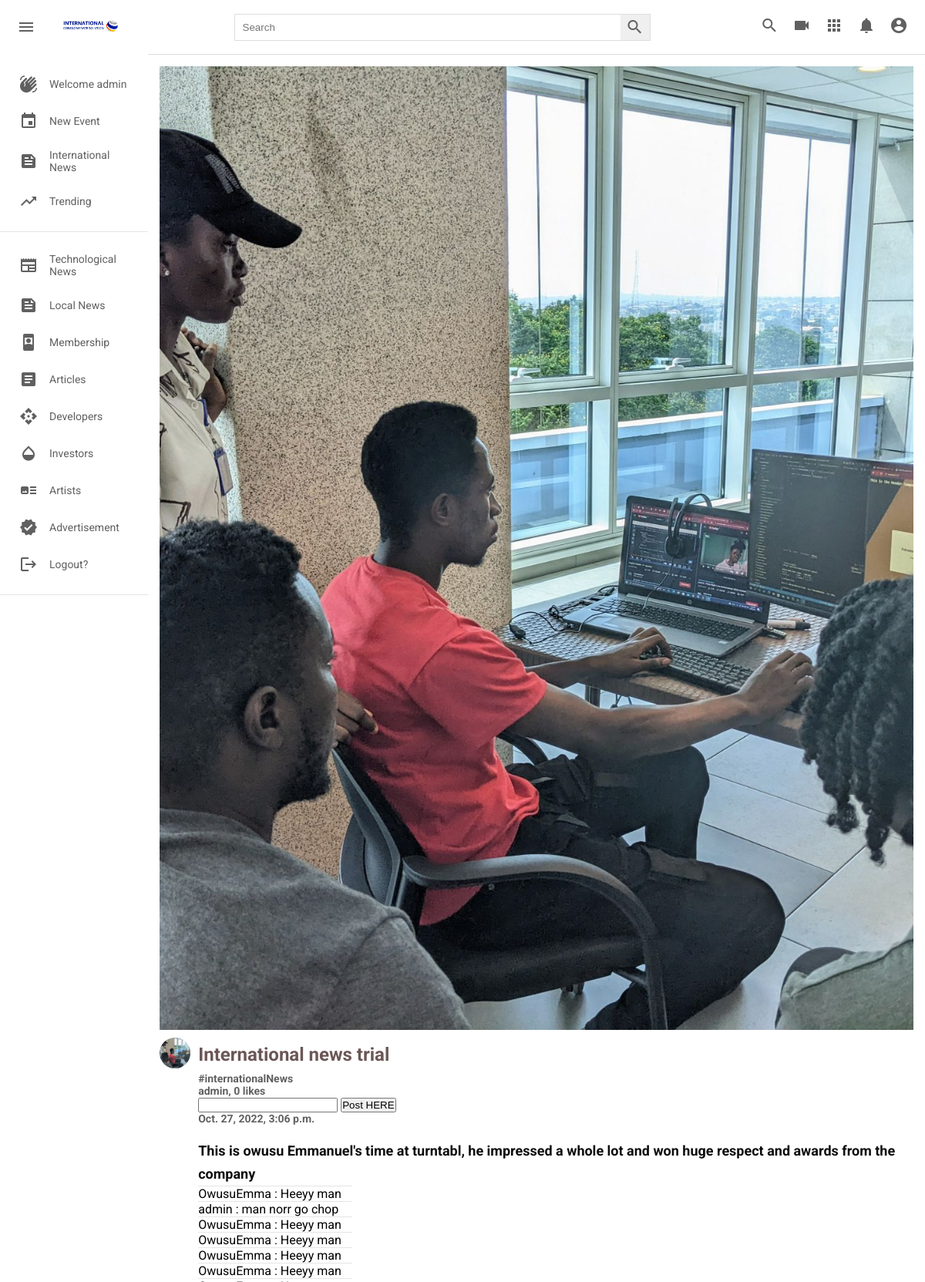
The app's page /internationalnewsDetail/1/ (signed in) with its own data.
### post/models.py (models this page shows, shortened)
class InternationalNews(models.Model):
    title = models.CharField(max_length=500, verbose_name="title", blank=True)
    picture = models.ImageField(upload_to=user_directory_path, verbose_name="Picture", null=True)
    caption = models.CharField(max_length=500000, verbose_name="Caption")
    posted = models.DateTimeField(auto_now_add=True)
    tag = models.ManyToManyField(Tag, related_name="internationalNews")
    user = models.ForeignKey(User, on_delete=models.CASCADE)
    likes = models.IntegerField(default=0)

class Tag(models.Model):
    title = models.CharField(max_length=100, verbose_name='tag')
    slug = models.SlugField(null=False, unique=True, default=uuid.uuid1)
    class Meta:
        verbose_name = 'Tag'
        verbose_name_plural = 'Tags'
    def __str__(self):
        return self.title

class InternationalNewsComment(models.Model):
    post = models.ForeignKey(InternationalNews, on_delete=models.CASCADE)
    user = models.ForeignKey(User, on_delete=models.CASCADE)
    body = models.TextField()
    date = models.DateTimeField(auto_now_add=True)

### post/views.py (the view)
# urls.py: path('internationalnewsDetail/<int:id>/', views.InternationNewsDetailedPage, name="internationalnewsDetail"),
def InternationNewsDetailedPage(request, id):
    if request.method == 'POST':
        post = InternationalNews.objects.get(id=id)
        body = request.POST.get("body")
        commment = InternationalNewsComment.objects.create(post=post, user=request.user, body=body)
        print(commment.body)
    detailed_page = InternationalNews.objects.get(pk=id)
    comments = InternationalNewsComment.objects.filter(post=detailed_page).order_by('-date')
    form = InternationalNewsCommentForm()
    context = {
        'detailed_page':detailed_page,
        'form':form,
        'comments': comments,
    }
    return render(request, 'int_detail_page.html', context)

### post/forms.py
class InternationalNewsCommentForm(forms.ModelForm):
    body = forms.CharField(widget=forms.TimeInput(attrs={'class':'input', 'placeholder':'Enter Comment'}),required=False)
    class Meta:
        model = InternationalNewsComment
        fields = ['body', 'user', 'post']

### templates/int_detail_page.html (shortened to what this page needs)
{% extends 'base.html' %}
{% load static %}
   {% block content %}
     <div class="detailPage_videos">
        <div class="detailPage_videos__container">
            <div class="detailPage_video">
                <div class="detailPage_video__thumbnail">
                <img src="{{ detailed_page.picture.url }}" alt="" />
                </div>
                <div class="video__details">
                    <div class="detailPage_author">
                        <img
                        src="{{ detailed_page.picture.url }}"
                        alt=""
                        />
                    </div>
                    <div class="detailPage_title">
                        <h3> <a href=""> {{ detailed_page.title }}</a></h3>
                        <h2><b>{% for tag in detailed_page.tag.all%}<a href="{{tag.get_absolute_url}}"> #{{tag}} </a><br>{% endfor %}</b></h2>
                        <h2><b><a href=""> {{detailed_page.user.username}}, {{detailed_page.likes}} likes </a></b></h2>
                        <form method="POST">
                          <input type="text" required name="body"/>
                          <button type="submit">Post HERE</button>
                        <h2> <b> <a href="">{{detailed_page.posted}}</a> </b></h2><br>
                        <h4> <a href=""> {{ detailed_page.caption }}</a></h4>
                        {% for comment in comments %}
                        <hr style="width:200px;">
                        {{comment.user.username}} : {{comment.body}}
                        {% endfor %}
                    </div>
                </div>
            </div>
        </div>
      </div>
    </div>
   {% endblock content %}

### templates/base.html (shortened to what this page needs)
{% load static %}
<html lang="en">
  <head>
    <link rel="stylesheet" href={% static 'styles.css'%} />
  </head>
  <body>
    {% if user.is_authenticated %}
    <div class="header">
      <div class="header__left">
        <i id="menu" class="material-icons">menu</i>
        <img
          src={% static 'images/mainlogo.jpg'%}
          alt=""
        />
      </div>
      <div class="header__search">
        <form action="">
          <input type="text" placeholder="Search" />
          <button><i class="material-icons">search</i></button>
        </form>
      </div>
      <div class="header__icons">
        <i class="material-icons display-this">search</i>
        <i class="material-icons">videocam</i>
        <i class="material-icons">apps</i>
        <i class="material-icons">notifications</i>
        <a href="{% url 'profile' request.user.username %}"
        class="nav-item nav-link {% if request.user.username in request.path %}active{% endif %}">
        <i class="material-icons display-this">account_circle</i>
        </a>
      </div>
    </div>
    <div class="mainBody">
      <div class="sidebar">
        <div class="sidebar__categories">
          <div class="sidebar__category">
            <i class="material-icons">waving_hand</i>
            <span>Welcome {{ user.username }}</span>
          </div>
          <div class="sidebar__category">
            <i class="material-icons">event</i>
            <span><a style="text-decoration:none; color: rgb(96, 96, 96);" href="{% url 'newevent' %}">New Event</a></span>
          </div>
          <div class="sidebar__category">
            <i class="material-icons">feed</i>
            <span><a style="text-decoration:none; color: rgb(96, 96, 96);" href="{% url 'internationalnews' %}">International News</a></span>
          </div>
          <div class="sidebar__category">
            <i class="material-icons">trending_up</i>
            <span><a style="text-decoration:none; color: rgb(96, 96, 96);" href="{% url 'trending' %}">Trending</a></span>
          </div>
        </div>
        <hr />
        <div class="sidebar__categories">
          <div class="sidebar__category">
            <i class="material-icons">newspaper</i>
            <span>Technological News</span>
          </div>
          <div class="sidebar__category">
            <i class="material-icons">feed</i>
            <span>Local News</span>
          </div>
          <div class="sidebar__category">
            <i class="material-icons">remember_me</i>
            <span>Membership</span>
          </div>
          <div class="sidebar__category">
            <i class="material-icons">article</i>
            <span>Articles</span>
          </div>
          <div class="sidebar__category">
            <i class="material-icons">api</i>
            <span>Developers</span>
          </div>
          <div class="sidebar__category">
            <i class="material-icons">opacity</i>
            <span>Investors</span>
          </div>
          <div class="sidebar__category">
            <i class="material-icons">art_track</i>
            <span> Artists</span>
          </div>
          <div class="sidebar__category">
            <i class="material-icons">verified</i>
            <span>Advertisement</span>
          </div>
          <div class="sidebar__category">
            <i class="material-icons">logout</i>
            <span><a style="text-decoration:none; color: rgb(96, 96, 96);" href="{% url 'logout' %}">Logout?</a></span>
          </div>
        </div>
        <hr />
      </div>
      {% else %}
        <div class="alert alert-success" role="alert">
            <h3>Welcome!</h3>
            <a href="{% url 'register' %}">Signup</a>
            <a href="{% url 'login' %}">Login</a>
        </div>
      {% endif %}
    {% block content %}
    {% endblock content %}
  </body>
</html>

### static/styles.css (style rules this page uses)
* { margin: 0; padding: 0; box-sizing: border-box; }
body { font-family: 'Roboto', sans-serif; }
.material-icons { color: rgb(96, 96, 96); }
.header { display: flex; justify-content: space-between; align-items: center; height: 70px; padding: 15px; }
.header__left { display: flex; align-items: center; }
.header__left img { width: 100px; margin-left: 15px; }
.header i { padding: 0 7px; cursor: pointer; }
.header__search form { border: 1px solid #ddd; height: 35px; margin: 0; padding: 0; display: flex; }
.header__search input { width: 500px; padding: 10px; margin: 0; border-radius: 0; border: none; height: 100%; }
.header__search button { padding: 0; margin: 0; height: 100%; border: none; border-radius: 0; }
.mainBody { height: calc(100vh - 70px); display: flex; overflow: hidden; }
.sidebar { height: 100%; width: 230px; background-color: white; overflow-y: scroll; }
.sidebar__categories { width: 100%; display: flex; flex-direction: column; margin-bottom: 15px; margin-top: 15px; }
.sidebar__category { display: flex; align-items: center; padding: 12px 25px; }
.sidebar__category span { margin-left: 15px; }
hr { height: 1px; background-color: #e5e5e5; border: none; }
.video__details { display: flex; margin-top: 10px; }
.title a, span { text-decoration: none; color: rgb(96, 96, 96); font-size: 14px; }
.detailPage_videos { background-color: #fff; width: 100%; height: 100%; padding: 15px 15px; border-top: 1px solid #ddd; overflow-y: scroll; }
.detailPage_video { width: 100%; margin-bottom: 30px; }
.detailPage_video__thumbnail { width: 100%; height: 80%; }
.detailPage_video__thumbnail img { object-fit: cover; height: 100%; width: 100%; }
.detailPage_author img { object-fit: cover; border-radius: 50%; height: 40px; width: 40px; margin-right: 10px; }
.detailPage_title { display: flex; flex-direction: column; }
.detailPage_title h3 a { color: rgb(107, 86, 86); line-height: 45px; font-size: 24px; margin-bottom: 6px; }
.detailPage_title h4 a { color: rgb(14, 13, 13); line-height: 30px; font-size: 18px; margin-bottom: 6px; }
.detailPage_title a, span { text-decoration: none; color: rgb(96, 96, 96); font-size: 14px; }

### records on screen
InternationalNews: picture (picture), title "International news trial", user.username "admin", likes "0", posted "Oct. 27, 2022, 3:06 p.m.", caption "This is owusu Emmanuel's time at turntabl, he impressed a whole lot and won huge respect and awards from the company"
Tag: title "internationalNews"
InternationalNewsComment: user.username "OwusuEmma", body "Heeyy man"
InternationalNewsComment: user.username "admin", body "man norr go chop"
InternationalNewsComment: user.username "OwusuEmma", body "Heeyy man"
InternationalNewsComment: user.username "OwusuEmma", body "Heeyy man"
InternationalNewsComment: user.username "OwusuEmma", body "Heeyy man"
InternationalNewsComment: user.username "OwusuEmma", body "Heeyy man"

### other values on screen
{{ user.username }} "admin"
